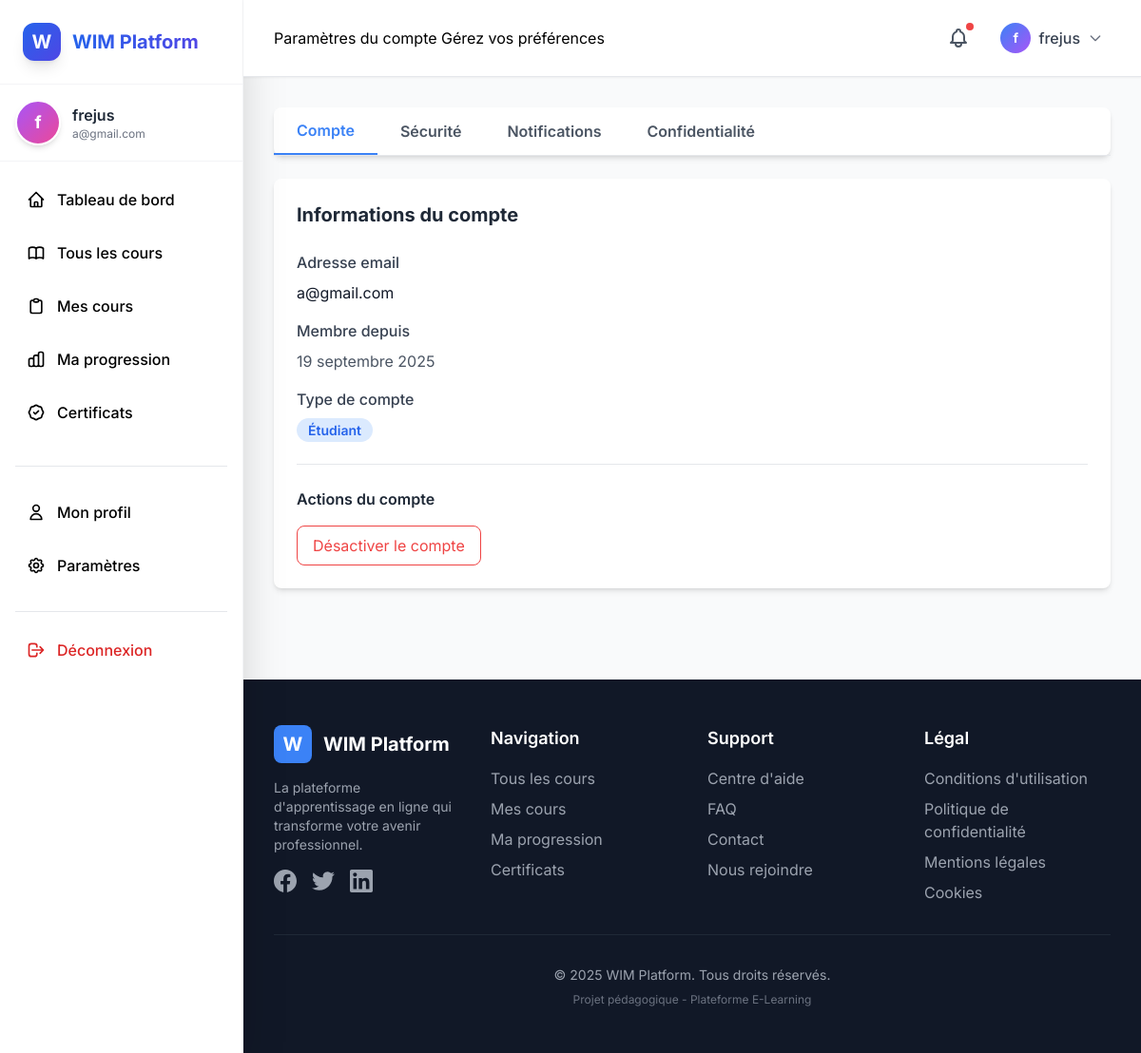
Page /users/settings/ (signed in) on the committed database.
### apps/users/models.py (models this page shows, shortened)
class User(AbstractUser):
    username = None
    email = models.EmailField('adresse email', unique=True)
    name = models.CharField('nom complet', max_length=150, blank=True)
    bio = models.TextField('biographie', max_length=500, blank=True)
    avatar = models.ImageField(upload_to='avatars/', blank=True, null=True)
    phone = models.CharField('téléphone', max_length=20, blank=True)
    location = models.CharField('localisation', max_length=100, blank=True)
    newsletter_subscribed = models.BooleanField('newsletter', default=True)
    email_notifications = models.BooleanField('notifications', default=True)
    is_instructor = models.BooleanField('instructeur', default=False)
    groups = models.ManyToManyField(
        'auth.Group',
        verbose_name='groups',
        blank=True,
        related_name='custom_users',
        related_query_name='custom_user',
    )
    user_permissions = models.ManyToManyField(
        'auth.Permission',
        verbose_name='user permissions',
        blank=True,
        related_name='custom_users',
        related_query_name='custom_user',
    )
    objects = UserManager()
    USERNAME_FIELD = 'email'
    REQUIRED_FIELDS = ['name']
    class Meta:
        verbose_name = 'utilisateur'
        verbose_name_plural = 'utilisateurs'
        ordering = ['-date_joined']

### apps/users/views.py (the view)
# urls.py: path('settings/', views.SettingsView.as_view(), name='settings'),
class SettingsView(LoginRequiredMixin, TemplateView):
    template_name = 'users/settings.html'
    def get_context_data(self, **kwargs):
        context = super().get_context_data(**kwargs)
        context['user'] = self.request.user
        return context

### templates/users/settings.html (shortened to what this page needs)
{% extends 'base.html' %}
{% load static %}
{% block page_title %}Paramètres du compte{% endblock %}
{% block page_subtitle %}Gérez vos préférences{% endblock %}
{% block content %}
<div class="max-w-4xl mx-auto">
    <div class="bg-white rounded-lg shadow-md mb-6">
        <div class="flex border-b">
            <button onclick="showSettingsTab('account')" id="tab-account" class="settings-tab px-6 py-3 font-semibold text-blue-500 border-b-2 border-blue-500">
                Compte
            </button>
            <button onclick="showSettingsTab('security')" id="tab-security" class="settings-tab px-6 py-3 font-semibold text-gray-600">
                Sécurité
            </button>
            <button onclick="showSettingsTab('notifications')" id="tab-notifications" class="settings-tab px-6 py-3 font-semibold text-gray-600">
                Notifications
            </button>
            <button onclick="showSettingsTab('privacy')" id="tab-privacy" class="settings-tab px-6 py-3 font-semibold text-gray-600">
                Confidentialité
            </button>
        </div>
    </div>
    <div id="content-account" class="settings-content bg-white rounded-lg shadow-md p-6">
        <h2 class="text-xl font-bold text-gray-800 mb-6">Informations du compte</h2>
        <form method="POST">
            <div class="space-y-4 mb-6">
                <div>
                    <label class="block text-gray-700 font-medium mb-2">Adresse email</label>
                    <p class="text-gray-900">{{ user.email }}</p>
                </div>
                <div>
                    <label class="block text-gray-700 font-medium mb-2">Membre depuis</label>
                    <p class="text-gray-600">{{ user.date_joined|date:"d F Y" }}</p>
                </div>
                <div>
                    <label class="block text-gray-700 font-medium mb-2">Type de compte</label>
                    <p class="text-gray-900">
                        {% if user.is_instructor %}
                            <span class="px-3 py-1 bg-purple-100 text-purple-600 rounded-full text-sm font-semibold">Instructeur</span>
                        {% else %}
                            <span class="px-3 py-1 bg-blue-100 text-blue-600 rounded-full text-sm font-semibold">Étudiant</span>
                        {% endif %}
                    </p>
                </div>
            </div>
            <div class="border-t pt-6">
                <h3 class="font-semibold text-gray-800 mb-4">Actions du compte</h3>
                <div class="space-y-3">
                    <button type="button" class="px-4 py-2 border border-red-500 text-red-500 rounded-lg hover:bg-red-50 transition">
                        Désactiver le compte
                    </button>
                </div>
            </div>
        </form>
    </div>
</div>
{% endblock %}

### templates/base.html (shortened to what this page needs)
{% load static %}
<!DOCTYPE html>
<html lang="fr">
<head>
    <script src="https://cdn.tailwindcss.com"></script>
</head>
<body class="bg-gray-50 antialiased">
    <div class="flex min-h-screen">
        {% if user.is_authenticated %}
        <aside class="w-64 bg-white shadow-2xl fixed h-screen overflow-y-auto border-r border-gray-100 z-10">
            <div class="p-6 border-b border-gray-100">
                <a href="{% url 'dashboard:index' %}" class="flex items-center space-x-3 group">
                    <div class="w-10 h-10 bg-gradient-to-br from-blue-600 to-indigo-600 rounded-xl flex items-center justify-center shadow-lg group-hover:shadow-xl transition-all">
                        <span class="text-white font-bold text-xl">W</span>
                    </div>
                    <span class="text-xl font-bold bg-gradient-to-r from-blue-600 to-indigo-600 bg-clip-text text-transparent">
                    </span>
                </a>
            </div>
            <div class="p-4 border-b border-gray-100">
                <div class="flex items-center space-x-3">
                    {% if user.avatar %}
                        <img src="{{ user.avatar.url }}" alt="{{ user.name }}" class="w-12 h-12 rounded-full border-2 border-blue-200">
                    {% else %}
                        <div class="w-12 h-12 bg-gradient-to-br from-purple-500 to-pink-500 rounded-full flex items-center justify-center border-2 border-white shadow-md">
                            <span class="text-white text-lg font-bold">{{ user.name|first }}</span>
                        </div>
                    {% endif %}
                    <div class="flex-1 min-w-0">
                        <p class="font-semibold text-gray-800 truncate">{{ user.name|truncatechars:15 }}</p>
                        <p class="text-xs text-gray-500 truncate">{{ user.email|truncatechars:20 }}</p>
                    </div>
                </div>
            </div>
            <nav class="p-4">
                <ul class="space-y-2">
                    <li>
                        <a href="{% url 'dashboard:index' %}" class="sidebar-item flex items-center space-x-3 p-3 rounded-xl ">
                            <svg class="w-5 h-5" fill="none" stroke="currentColor" viewBox="0 0 24 24">
                                <path stroke-linecap="round" stroke-linejoin="round" stroke-width="2" d="M3 12l2-2m0 0l7-7 7 7M5 10v10a1 1 0 001 1h3m10-11l2 2m-2-2v10a1 1 0 01-1 1h-3m-6 0a1 1 0 001-1v-4a1 1 0 011-1h2a1 1 0 011 1v4a1 1 0 001 1m-6 0h6"></path>
                            </svg>
                            <span class="font-medium">Tableau de bord</span>
                        </a>
                    </li>
                    <li>
                        <a href="{% url 'courses:list' %}" class="sidebar-item flex items-center space-x-3 p-3 rounded-xl {% if request.resolver_match.namespace == 'courses' %}active{% endif %}">
                            <span class="font-medium">Tous les cours</span>
                        </a>
                    </li>
                    <li>
                        <a href="{% url 'enrollments:my-courses' %}" class="sidebar-item flex items-center space-x-3 p-3 rounded-xl {% if request.resolver_match.namespace == 'enrollments' %}active{% endif %}">
                            <svg class="w-5 h-5" fill="none" stroke="currentColor" viewBox="0 0 24 24">
                                <path stroke-linecap="round" stroke-linejoin="round" stroke-width="2" d="M9 5H7a2 2 0 00-2 2v12a2 2 0 002 2h10a2 2 0 002-2V7a2 2 0 00-2-2h-2M9 5a2 2 0 002 2h2a2 2 0 002-2M9 5a2 2 0 012-2h2a2 2 0 012 2"></path>
                            </svg>
                            <span class="font-medium">Mes cours</span>
                        </a>
                    </li>
                    <li>
                        <a href="{% url 'progress:overview' %}" class="sidebar-item flex items-center space-x-3 p-3 rounded-xl {% if request.resolver_match.namespace == 'progress' %}active{% endif %}">
                            <span class="font-medium">Ma progression</span>
                        </a>
                    </li>
                    <li>
                        <a href="{% url 'certificates:gallery' %}" class="sidebar-item flex items-center space-x-3 p-3 rounded-xl {% if request.resolver_match.namespace == 'certificates' %}active{% endif %}">
                            <span class="font-medium">Certificats</span>
                        </a>
                    </li>
                </ul>
                <div class="mt-8 pt-6 border-t border-gray-200">
                    <ul class="space-y-2">
                        <li>
                            <a href="{% url 'users:profile' user.pk %}" class="sidebar-item flex items-center space-x-3 p-3 rounded-xl">
                                <svg class="w-5 h-5" fill="none" stroke="currentColor" viewBox="0 0 24 24">
                                    <path stroke-linecap="round" stroke-linejoin="round" stroke-width="2" d="M16 7a4 4 0 11-8 0 4 4 0 018 0zM12 14a7 7 0 00-7 7h14a7 7 0 00-7-7z"></path>
                                </svg>
                                <span class="font-medium">Mon profil</span>
                            </a>
                        </li>
                        <li>
                            <a href="{% url 'users:settings' %}" class="sidebar-item flex items-center space-x-3 p-3 rounded-xl">
                                <span class="font-medium">Paramètres</span>
                            </a>
                        </li>
                    </ul>
                </div>
                <div class="mt-6 pt-4 border-t border-gray-200">
                    <a href="{% url 'authentication:logout' %}" class="sidebar-item flex items-center space-x-3 p-3 rounded-xl text-red-600 hover:bg-red-50">
                        <svg class="w-5 h-5" fill="none" stroke="currentColor" viewBox="0 0 24 24">
                            <path stroke-linecap="round" stroke-linejoin="round" stroke-width="2" d="M17 16l4-4m0 0l-4-4m4 4H7m6 4v1a3 3 0 01-3 3H6a3 3 0 01-3-3V7a3 3 0 013-3h4a3 3 0 013 3v1"></path>
                        </svg>
                        <span class="font-medium">Déconnexion</span>
                    </a>
                </div>
            </nav>
        </aside>
        {% endif %}
        <div class="flex-1 {% if user.is_authenticated %}ml-64{% endif %}">
            {% if user.is_authenticated %}
            <header class="bg-white shadow-sm border-b sticky top-0 z-10">
                <div class="px-8 py-4">
                    <div class="flex items-center justify-between">
                        <div>
                            {% block page_title %}{% endblock %}
                            {% block page_subtitle %}{% endblock %}
                        </div>
                        <div class="flex items-center space-x-4">
                            <button class="relative p-2 text-gray-600 hover:bg-gray-100 rounded-lg transition-colors">
                                <span class="absolute top-1 right-1 w-2 h-2 bg-red-500 rounded-full"></span>
                            </button>
                            <div class="relative">
                                <button onclick="toggleUserMenu()" class="flex items-center space-x-2 p-2 rounded-lg hover:bg-gray-100 transition-all">
                                    {% if user.avatar %}
                                        <img src="{{ user.avatar.url }}" alt="{{ user.name }}" class="w-8 h-8 rounded-full">
                                    {% else %}
                                        <div class="w-8 h-8 bg-gradient-to-br from-blue-500 to-purple-500 rounded-full flex items-center justify-center">
                                            <span class="text-white text-sm font-bold">{{ user.name|first }}</span>
                                        </div>
                                    {% endif %}
                                    <span class="text-gray-700 font-medium">{{ user.name|truncatechars:12 }}</span>
                                    <svg class="w-4 h-4 text-gray-500" fill="none" stroke="currentColor" viewBox="0 0 24 24">
                                        <path stroke-linecap="round" stroke-linejoin="round" stroke-width="2" d="M19 9l-7 7-7-7"></path>
                                    </svg>
                                </button>
                            </div>
                        </div>
                    </div>
                </div>
            </header>
            {% endif %}
            <main class="p-8 animate-fade-in-up">
                {% block content %}{% endblock %}
            </main>
            {% include 'partials/footer.html' %}
        </div>
    </div>
</body>
</html>

### templates/base.html (style rules this page uses)
body { font-family: 'Inter', sans-serif; }
:root { --primary-blue: #2563EB; --primary-dark: #1E40AF; --primary-light: #60A5FA; --success: #10B981; --warning: #F59E0B; --danger: #EF4444; --info: #3B82F6; }
.sidebar-item { transition: all 0.3s cubic-bezier(0.4, 0, 0.2, 1); }
.animate-fade-in-up { animation: fadeInUp 0.6s ease-out; }

### rows in the picture
User: name|first "f", name "frejus", email "a@gmail.com", date_joined "19 septembre 2025"

### other values in the picture
{{ current_year|default:"2025" }} "2025"
